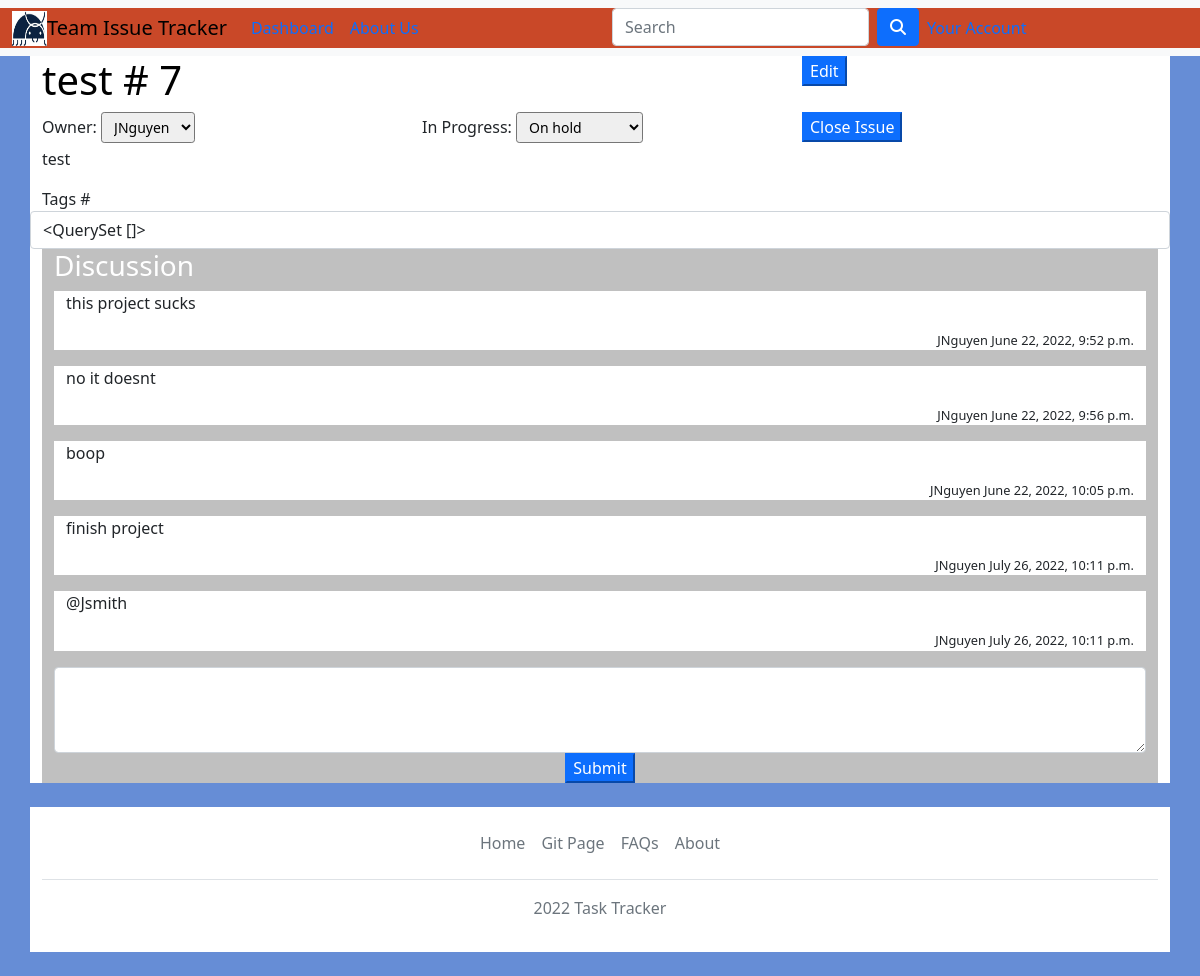
Before: /iTracker/project/7 (signed in) with the older database file.
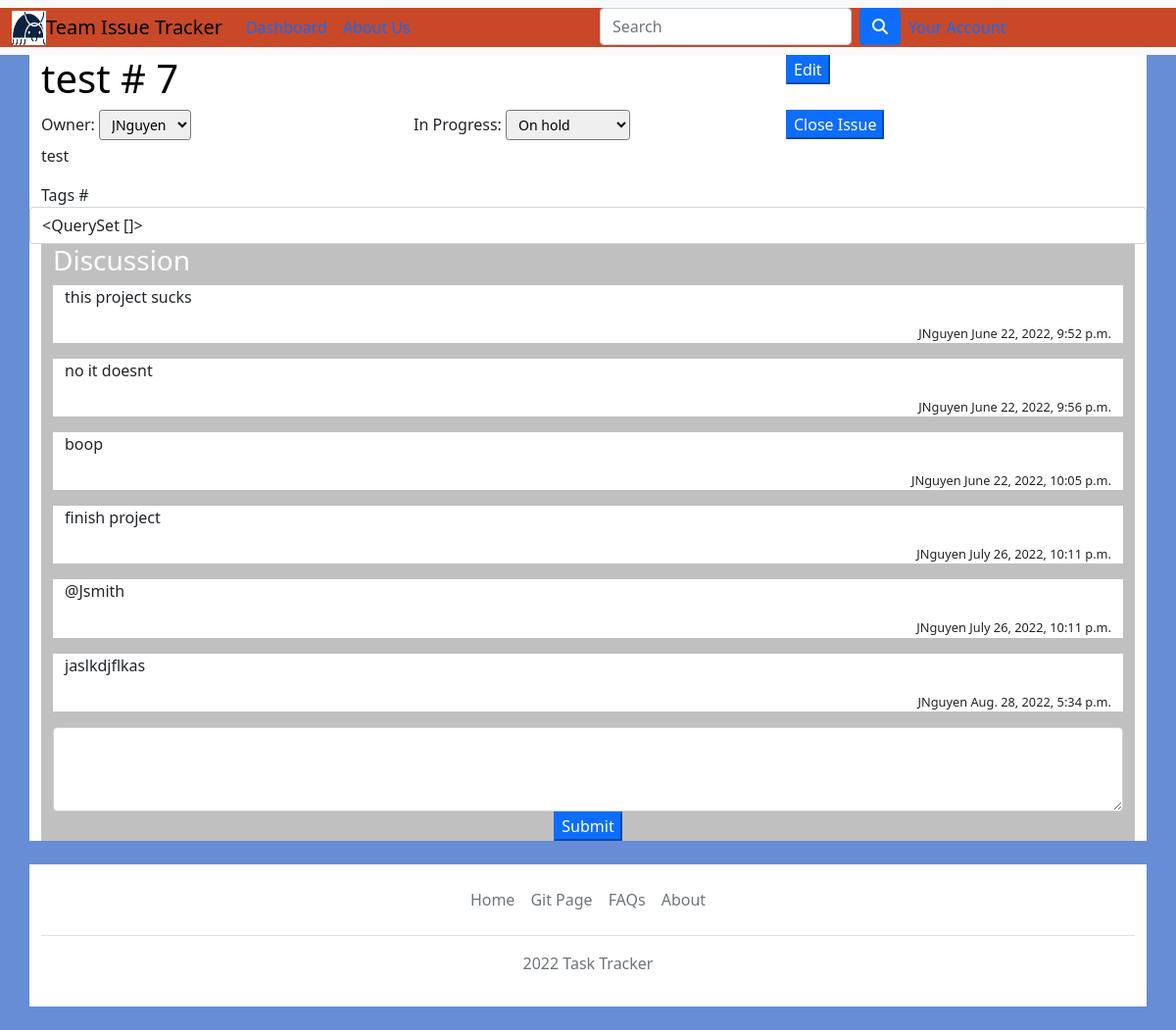
After: the same page with the newer database file.
### iTracker/models.py (models this page shows, shortened)
class Comment(models.Model):
    project = models.ForeignKey(Project,blank=True,on_delete=models.CASCADE)
    discuss = models.TextField(max_length=1024,default='')
    user = models.ForeignKey(UserExtended,on_delete=models.CASCADE)
    time = models.DateTimeField(auto_now=True,editable=False)

class UserExtended(models.Model):
    user = models.OneToOneField(User,on_delete=models.CASCADE)
    team = models.ForeignKey(Team,on_delete=models.CASCADE,null=True)
    birthday = models.DateTimeField()
    teamAdmin = models.BooleanField(default=False)
    avatar = models.ImageField(upload_to="static/iTracker/images",default='static/iTracker/images/default.jpg')

### iTracker/views.py (the view)
# urls.py: path('project/<int:taskID>', views.thisProject, name='projectPage'),
def thisProject(request,taskID):
    project = Project.objects.get(taskID=taskID)
    userX = UserExtended.objects.get(user = request.user)
    comments = Comment.objects.filter(project= project)
    teamMembers = UserExtended.objects.filter(team=userX.team)
    context= {'project':project,'userX':userX,'comments':comments,'teamMembers':teamMembers}
    return render(request, 'iTracker/project.html',context)

### iTracker/templates/iTracker/project.html (shortened to what the changed rows need)
<!DOCTYPE html>
<html lang="en">
<head>
    <link rel="stylesheet" href="https://stackpath.bootstrapcdn.com/bootstrap/5.0.0-alpha1/css/bootstrap.min.css">
    <link rel="stylesheet" href="//maxcdn.bootstrapcdn.com/font-awesome/4.7.0/css/font-awesome.min.css">
    {% load static %}
    <link rel="stylesheet" type="text/css" href="{% static 'iTracker/CSS/style.css' %}">
</head>
<body>
      {% load static %}
      <div class="container" style="background-color: white;">
        <div class="row">
          <div class="col-sm">
            <h1>{{project.projectName}} # {{project.taskID}}</h1>
          </div>
      </div>
        <div class="container" style="background-color: rgb(192, 192, 192);">
          {% for post in comments%}
          <div class="container rounded-sm">
            <p>{{post.discuss}}</p>
            <p style="font-size: .8em; text-align:right">{{post.user.user.username}} {{post.time}}</p>
          </div>
          {% endfor %}
        </div>
      </div>
</body>
</html>

Changed rows visible on the page:
added Comment: discuss "jaslkdjflkas", user.user.username "JNguyen", time "Aug. 28, 2022, 5:34 p.m."
